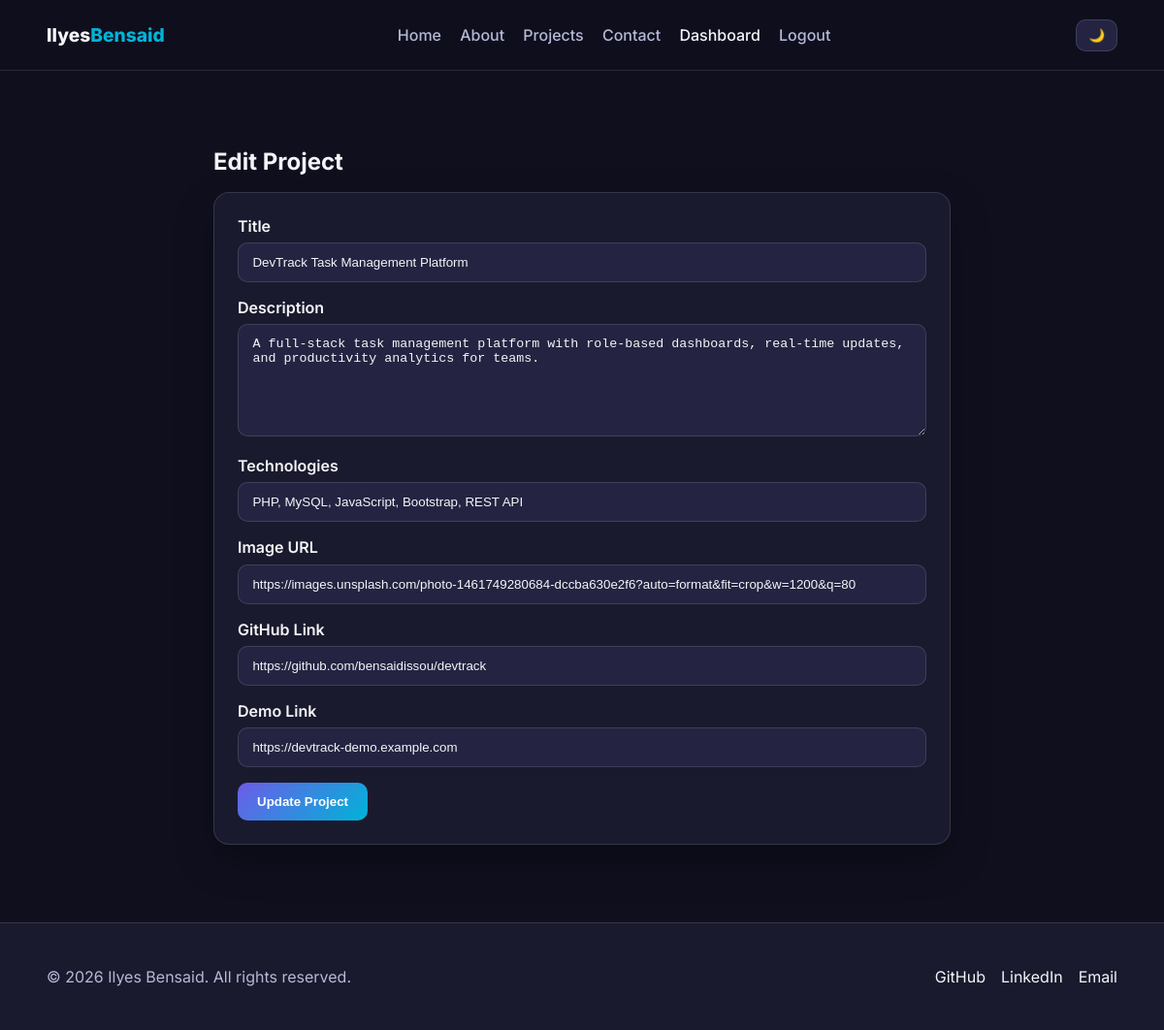
The page /dashboard/edit-project.php?id=1 (signed in) on the database its author committed.
### tables this page shows
CREATE TABLE projects (
    id INT UNSIGNED AUTO_INCREMENT PRIMARY KEY,
    title VARCHAR(150) NOT NULL,
    description TEXT NOT NULL,
    technologies VARCHAR(255) NOT NULL,
    image_url VARCHAR(255) NOT NULL,
    github_link VARCHAR(255) NOT NULL,
    demo_link VARCHAR(255) NOT NULL,
    created_at TIMESTAMP DEFAULT CURRENT_TIMESTAMP
);

### includes/auth.php (called while the page is built, shortened)
<?php
function e(string $value): string
{
    return htmlspecialchars($value, ENT_QUOTES, 'UTF-8');
}

### dashboard/edit-project.php (the view, shortened to what this page needs)
<?php
require_once __DIR__ . '/../includes/auth.php';
$projectId = isset($_GET['id']) ? (int) $_GET['id'] : 0;
$pdo = getPDO();
$stmt = $pdo->prepare('SELECT id, title, description, technologies, image_url, github_link, demo_link FROM projects WHERE id = :id LIMIT 1');
$stmt->execute(['id' => $projectId]);
$project = $stmt->fetch();
require_once __DIR__ . '/../includes/header.php';
?>
<section class="section dashboard-section">
    <div class="container narrow">
        <h1>Edit Project</h1>
        <form method="POST" class="contact-form">
            <div class="form-group">
                <label for="title">Title</label>
                <input type="text" id="title" name="title" value="<?= e($project['title']); ?>" required>
            </div>
            <div class="form-group">
                <label for="description">Description</label>
                <textarea id="description" name="description" rows="6" required><?= e($project['description']); ?></textarea>
            </div>
            <div class="form-group">
                <label for="technologies">Technologies</label>
                <input type="text" id="technologies" name="technologies" value="<?= e($project['technologies']); ?>" required>
            </div>
            <div class="form-group">
                <label for="image_url">Image URL</label>
                <input type="text" id="image_url" name="image_url" value="<?= e($project['image_url']); ?>" required>
            </div>
            <div class="form-group">
                <label for="github_link">GitHub Link</label>
                <input type="text" id="github_link" name="github_link" value="<?= e($project['github_link']); ?>" required>
            </div>
            <div class="form-group">
                <label for="demo_link">Demo Link</label>
                <input type="text" id="demo_link" name="demo_link" value="<?= e($project['demo_link']); ?>" required>
            </div>
            <button class="btn btn-primary" type="submit">Update Project</button>
        </form>
    </div>
</section>
<?php require_once __DIR__ . '/../includes/footer.php'; ?>

### assets/css/style.css (style rules this page uses)
:root { --bg-primary: #0f0f1e; --bg-secondary: #1a1a2e; --surface: #242442; --text-primary: #f4f4f8; --text-secondary: #b5b9d6; --border: rgba(255, 255, 255, 0.12); --gradient: linear-gradient(135deg, #6c5ce7, #00b4d8); --shadow: 0 16px 40px rgba(0, 0, 0, 0.25); }
* { box-sizing: border-box; }
html { scroll-behavior: smooth; }
body { margin: 0; font-family: 'Inter', sans-serif; background: var(--bg-primary); color: var(--text-primary); transition: background 0.25s ease, color 0.25s ease; }
.container { width: min(1120px, 92%); margin: 0 auto; }
.narrow { width: min(760px, 92%); }
.section { padding: 5rem 0; }
h1, h2, h3 { margin: 0 0 1rem; line-height: 1.2; }
.hero-card, .skill-card, .project-card, .stat-card, .timeline-item, .table-wrapper, .contact-form, .alert { background: var(--bg-secondary); border: 1px solid var(--border); border-radius: 16px; box-shadow: var(--shadow); }
.btn { display: inline-flex; align-items: center; justify-content: center; gap: .4rem; padding: .75rem 1.25rem; border-radius: 10px; border: none; font-weight: 600; cursor: pointer; transition: transform .2s ease, opacity .2s ease; }
.btn-primary { background: var(--gradient); color: #fff; }
.contact-form { padding: 1.5rem; }
.form-group { margin-bottom: 1rem; }
.form-group label { display: block; margin-bottom: .45rem; font-weight: 600; }
.form-group input, .form-group textarea { width: 100%; border-radius: 10px; border: 1px solid var(--border); background: var(--surface); color: var(--text-primary); padding: .75rem .9rem; }

### rows shown on the page
projects: title "DevTrack Task Management Platform", description "A full-stack task management platform with role-based dashboards, real-time updates, and productivity analytics for teams.", technologies "PHP, MySQL, JavaScript, Bootstrap, REST API", image_url "https://images.unsplash.com/photo-1461749280684-dccba630e2f6?auto=format&fit=crop&w=1200&q=80", github_link "https://github.com/bensaidissou/devtrack", demo_link "https://devtrack-demo.example.com"
